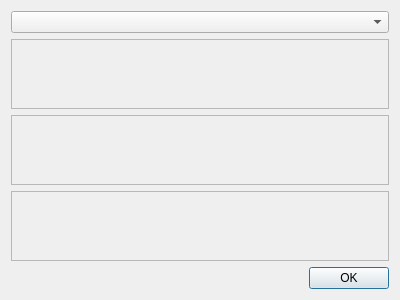
<?xml version="1.0" encoding="UTF-8"?>
<ui version="4.0">
 <class>ConfigureKnobs</class>
 <widget class="QDialog" name="ConfigureKnobs">
  <property name="geometry">
   <rect>
    <x>0</x>
    <y>0</y>
    <width>400</width>
    <height>300</height>
   </rect>
  </property>
  <property name="windowTitle">
   <string>Configure Tuning Knobs</string>
  </property>
  <layout class="QVBoxLayout" name="verticalLayout">
   <item>
    <widget class="QComboBox" name="knobCombo"/>
   </item>
   <item>
    <widget class="QFrame" name="noneFrame">
     <property name="frameShape">
      <enum>QFrame::StyledPanel</enum>
     </property>
     <property name="frameShadow">
      <enum>QFrame::Raised</enum>
     </property>
    </widget>
   </item>
   <item>
    <widget class="FlexControlFrame" name="flexControlFrame">
     <property name="frameShape">
      <enum>QFrame::StyledPanel</enum>
     </property>
     <property name="frameShadow">
      <enum>QFrame::Raised</enum>
     </property>
    </widget>
   </item>
   <item>
    <widget class="PowerMateFrame" name="powerMateFrame">
     <property name="frameShape">
      <enum>QFrame::StyledPanel</enum>
     </property>
     <property name="frameShadow">
      <enum>QFrame::Raised</enum>
     </property>
    </widget>
   </item>
   <item>
    <layout class="QHBoxLayout" name="horizontalLayout">
     <item>
      <spacer name="horizontalSpacer">
       <property name="orientation">
        <enum>Qt::Horizontal</enum>
       </property>
       <property name="sizeHint" stdset="0">
        <size>
         <width>40</width>
         <height>20</height>
        </size>
       </property>
      </spacer>
     </item>
     <item>
      <widget class="QPushButton" name="pushButton">
       <property name="text">
        <string>OK</string>
       </property>
      </widget>
     </item>
    </layout>
   </item>
  </layout>
 </widget>
 <customwidgets>
  <customwidget>
   <class>PowerMateFrame</class>
   <extends>QFrame</extends>
   <header>powermateframe.h</header>
   <container>1</container>
  </customwidget>
  <customwidget>
   <class>FlexControlFrame</class>
   <extends>QFrame</extends>
   <header>flexcontrolframe.h</header>
   <container>1</container>
  </customwidget>
 </customwidgets>
 <resources/>
 <connections/>
</ui>
